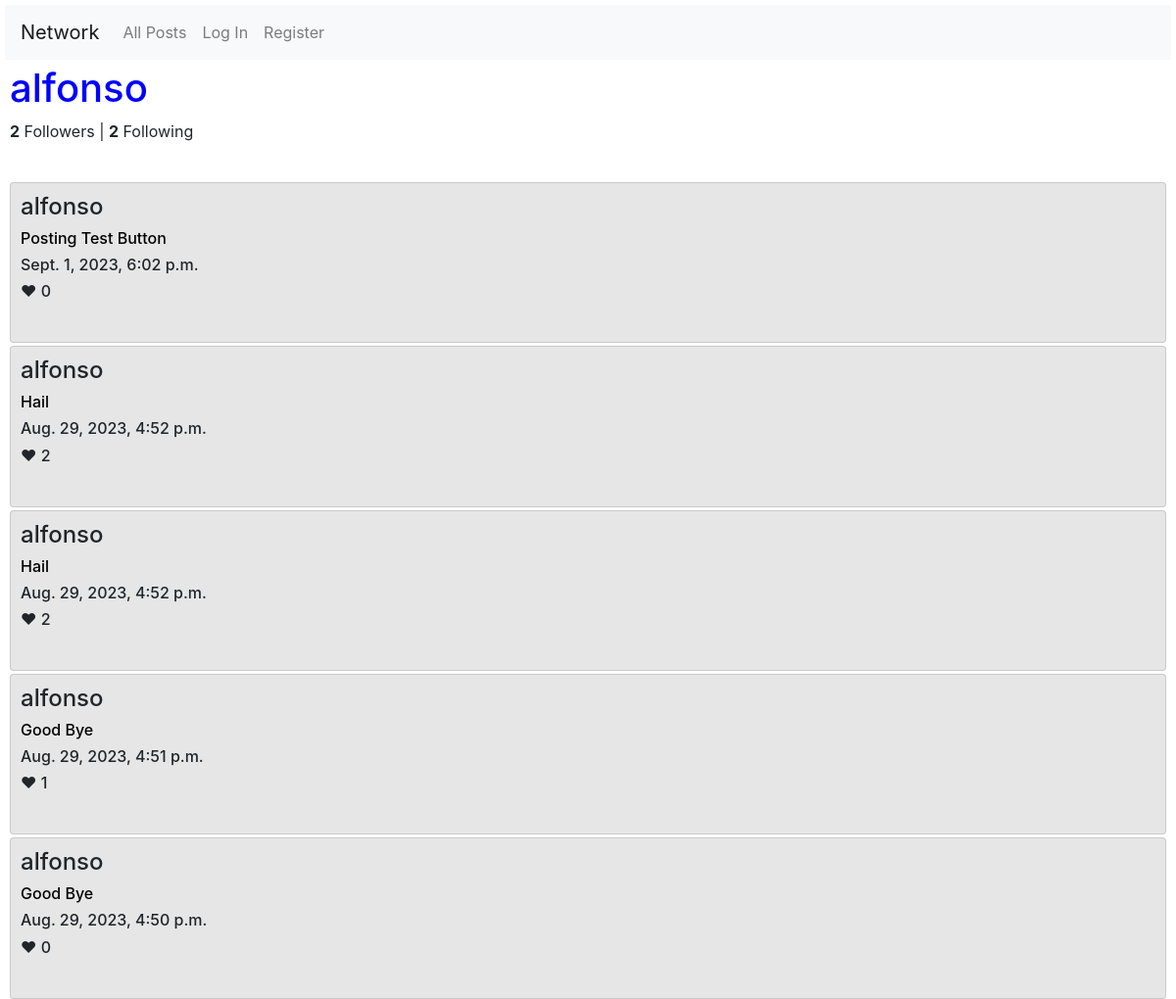
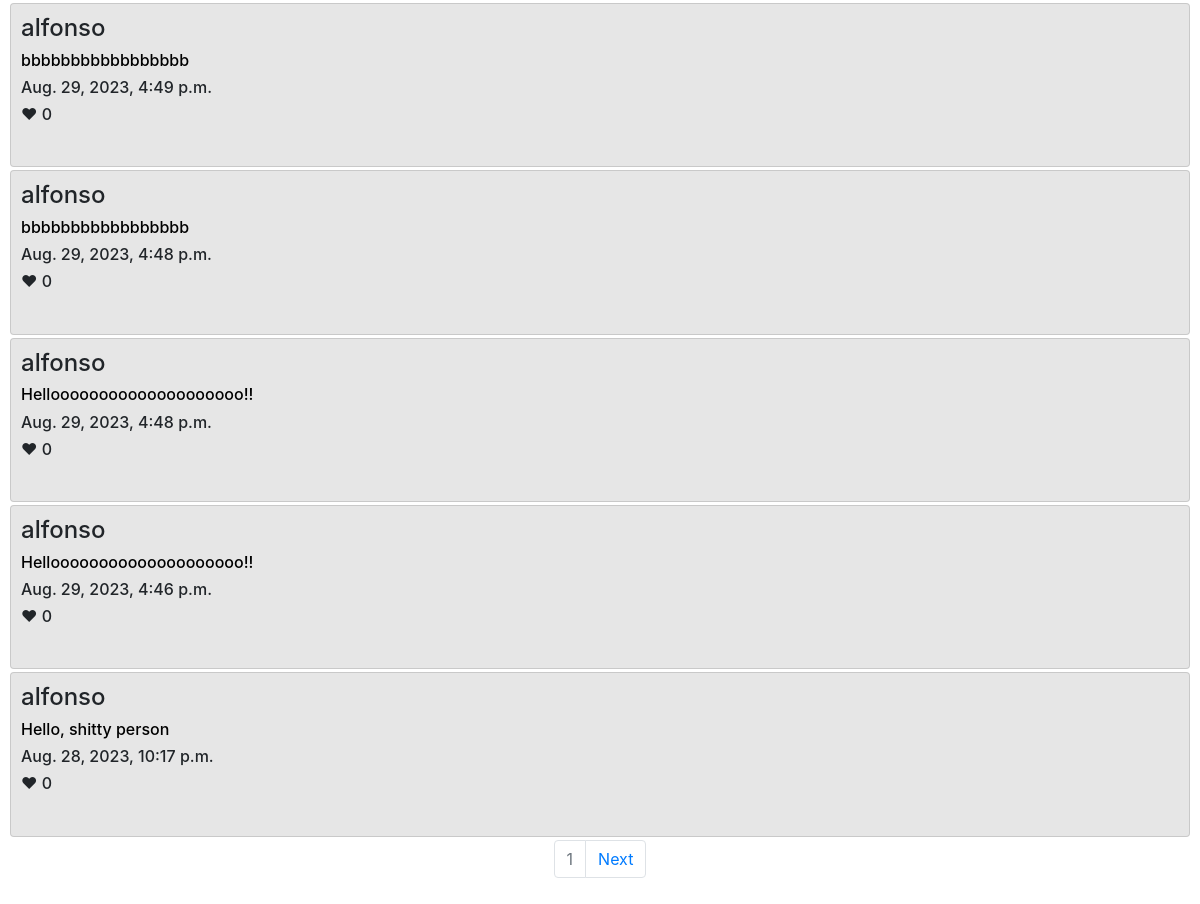
Screenshot of /profile/alfonso with the database file from the repository (2 pictures, top to bottom).
### network/models.py (models this page shows, shortened)
class User(AbstractUser):
    pass

class Post(models.Model):
    user = models.ForeignKey(User, on_delete=models.CASCADE, related_name="poster")
    content = models.TextField(max_length=180, null=False)
    timestamp = models.DateTimeField(auto_now_add=True)
    like = models.IntegerField(default=0)

### network/views.py (the view, shortened to what this page needs)
# urls.py: path("profile/<str:profile>", views.profile, name="profile"),
@csrf_exempt
def profile(request, profile):
    try:
        f = UserFollowing.objects.get(user_id=User.objects.get(id=request.user.id), following_user_id=User.objects.get(username=profile))
        status = "Followed"
        all_posts = Post.objects.filter(user=User.objects.get(username=profile)).order_by('-timestamp').all()
        posts = []
        for i in range(0, len(all_posts)):
            posts.append(all_posts[i])
        posts.sort(key=lambda post: post.id, reverse=True)
        paginator = Paginator(posts, 10)
        page_number = request.GET.get("page")
        page_obj = paginator.get_page(page_number)
        likes = UserLike.objects.filter(user_id=request.user.id)
        liked_posts = []
        for i in range(0, len(likes)):
            for j in range(0, len(posts)):
                if likes[i].post_like == posts[j]:
                    liked_posts.append(posts[j])
        followers = 0
        following = 0
        for i in range(0, len(UserFollowing.objects.filter(following_user_id=User.objects.get(username=profile)))):
            followers += 1
        for j in range(0, len(UserFollowing.objects.filter(user_id=User.objects.get(username=profile)))):
            following += 1
        return render(request, "network/profile.html",
                    {"posts": page_obj,
                    "name": profile,
                    "status": status,
                    "likes": liked_posts,
                    "following": following,
                    "followers": followers,
                    })
    except ObjectDoesNotExist:
        status = "Not"
        all_posts = Post.objects.filter(user=User.objects.get(username=profile)).order_by('-timestamp').all()
        posts = []
        for i in range(0, len(all_posts)):
            posts.append(all_posts[i])
        posts.sort(key=lambda post: post.id, reverse=True)
        paginator = Paginator(posts, 10)
        page_number = request.GET.get("page")
        page_obj = paginator.get_page(page_number)
        likes = UserLike.objects.filter(user_id=request.user.id)
        liked_posts = []
        for i in range(0, len(likes)):
            for j in range(0, len(posts)):
                if likes[i].post_like == posts[j]:
                    liked_posts.append(posts[j])
        followers = 0
        following = 0
        for i in range(0, len(UserFollowing.objects.filter(following_user_id=User.objects.get(username=profile)))):
            followers += 1
        for j in range(0, len(UserFollowing.objects.filter(user_id=User.objects.get(username=profile)))):
            following += 1
        return render(request, "network/profile.html",
                    {"posts": page_obj,
                    "name": profile,
                    "status": status,
                    "likes": liked_posts,
                    "followers": followers,
                    "following": following,
                    })

### network/templates/network/profile.html (shortened to what this page needs)
{% extends "network/layout.html" %}
{% block body %}
    <h1>{{name}}</h1>
    <div>
        <p> <b id="followers">{{followers}}</b> Followers | <b>{{following}}</b> Following</p>
    </div>
    <br>
    {% for post in posts %}
        <div class="card">
                <h4>{{post.user}}</h4>
                <div id="post_{{post.id}}">
                    <h6><a id="anchor_{{post.id}}" class="anchor_content" href="{% url 'post_page' post.id %}">{{post.content}}</a></h6>
                    <h6> {{post.timestamp}} </h6>
                    <h6 id="like_{{post.id}}">&#10084; {{post.like}}</h6>
                    <br>
                </div>
        </div>
    {%endfor%}
    <nav aria-label="Page navigation example">
        <ul class="pagination justify-content-center">
          <li class="page-item disabled"><a class="page-link" href="#">{{posts.number}}</a></li>
        {% if posts.has_next %}
          <li class="page-item">
            <a class="page-link" href="?page={{ posts.next_page_number }}">Next</a>
          </li>
        {% endif %}
        </ul>
      </nav>
{% endblock %}

### network/static/network/styles.css (style rules this page uses)
h1 { color: blue; }
.card { padding: 10px; background-color: rgb(230, 230, 230); margin-bottom: 3px; }
body, #block-body { padding: 5px; }
.anchor_content { text-decoration: none; color: black; }

### rows the page displays
User: username "alfonso"
Post: user "alfonso", content "Posting Test Button", timestamp "Sept. 1, 2023, 6:02 p.m.", like "0"
Post: user "alfonso", content "Hail", timestamp "Aug. 29, 2023, 4:52 p.m.", like "2"
Post: user "alfonso", content "Hail", timestamp "Aug. 29, 2023, 4:52 p.m.", like "2"
Post: user "alfonso", content "Good Bye", timestamp "Aug. 29, 2023, 4:51 p.m.", like "1"
Post: user "alfonso", content "Good Bye", timestamp "Aug. 29, 2023, 4:50 p.m.", like "0"
Post: user "alfonso", content "bbbbbbbbbbbbbbbbb", timestamp "Aug. 29, 2023, 4:49 p.m.", like "0"
Post: user "alfonso", content "bbbbbbbbbbbbbbbbb", timestamp "Aug. 29, 2023, 4:48 p.m.", like "0"
Post: user "alfonso", content "Helloooooooooooooooooooo!!", timestamp "Aug. 29, 2023, 4:48 p.m.", like "0"
Post: user "alfonso", content "Helloooooooooooooooooooo!!", timestamp "Aug. 29, 2023, 4:46 p.m.", like "0"
Post: user "alfonso", content "Hello, shitty person", timestamp "Aug. 28, 2023, 10:17 p.m.", like "0"

### other values shown
{{ followers }} "2"
{{ following }} "2"
{{ posts.number }} "1"
